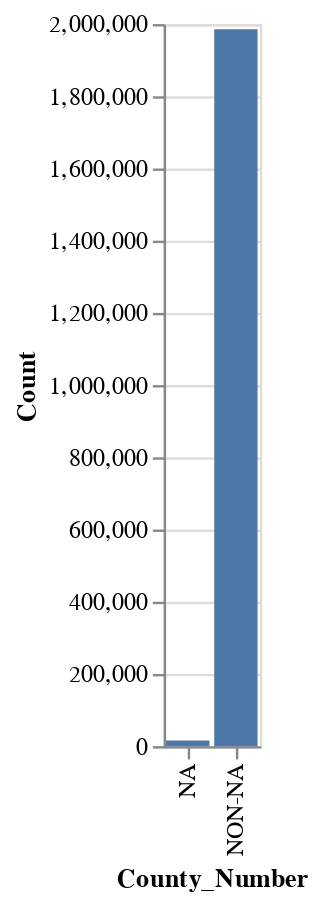

The notebook cell saved with this chart:
### Code cell
source = pd.DataFrame({
'County_Number': ['NA', 'NON-NA'],
'Count': [sales_data['county_number'].isna().sum(),
      len(sales_data) - sales_data['county_number'].isna().sum()
     ]
    })

alt.Chart(source).mark_bar().encode(
    x = 'County_Number',
    y ='Count'
)

### Figure 1 — Vega-Lite specification as saved in the notebook (floating-point values rounded to 4 significant figures)
{"config": {"view": {"continuousWidth": 400, "continuousHeight": 300}}, "data": {"name": "data-82e0f3fe7c1933e0ce1344806f914331"}, "mark": "bar", "encoding": {"x": {"type": "nominal", "field": "County_Number"}, "y": {"type": "quantitative", "field": "Count"}}, "$schema": "https://vega.github.io/schema/vega-lite/v4.0.2.json", "datasets": {"data-82e0f3fe7c1933e0ce1344806f914331": [{"County_Number": "NA", "Count": 15612}, {"County_Number": "NON-NA", "Count": 1985622}]}}
